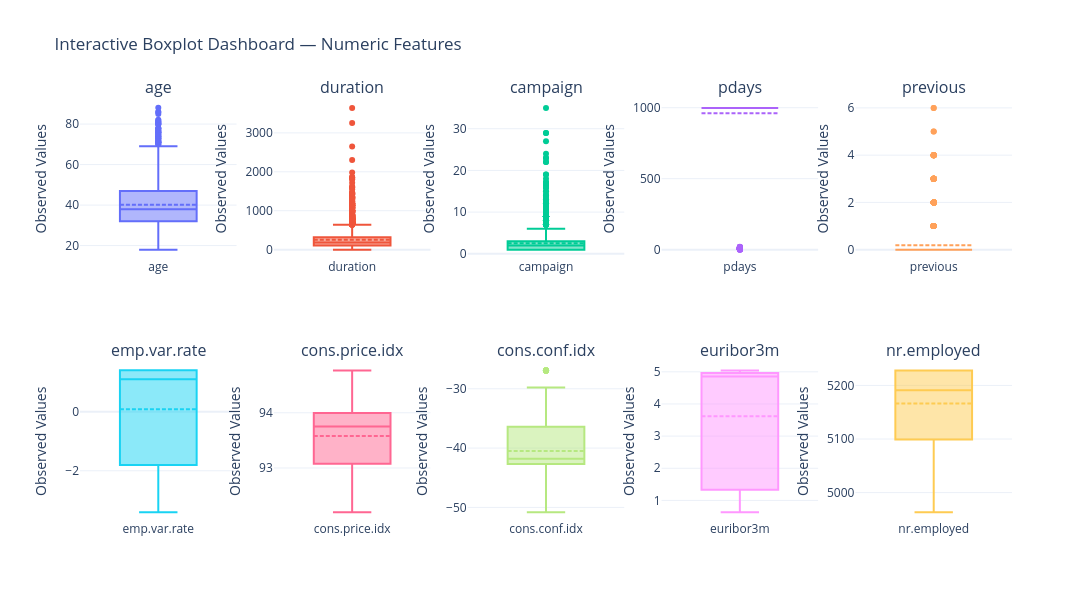

Notebook source saved alongside this figure:
### Markdown cell above
#### Outlier Detection

### Code cell
# Select numeric columns
numeric_columns = df.select_dtypes(
    include=np.number
).columns

if len(numeric_columns) > 0:

    # create boxplots
    # Dashboard layout
    n_cols = 5
    n_rows = math.ceil(len(numeric_columns) / n_cols)

    # Create subplot figure
    fig = make_subplots(
        rows=n_rows,
        cols=n_cols,
        subplot_titles=numeric_columns
    )

    # Add boxplots
    for i, col in enumerate(numeric_columns):
        row = (i // n_cols) + 1
        col_pos = (i % n_cols) + 1

        fig.add_trace(
            go.Box(
                y=df[col],
                name=col,
                boxmean=True
            ),
            row=row,
            col=col_pos
        )

    # Update layout
    fig.update_layout(
        title="Interactive Boxplot Dashboard — Numeric Features",
        height=300 * n_rows,
        width=1400,
        showlegend=False,
        template="plotly_white"
    )

    # Add axis labels
    fig.update_yaxes(title_text="Observed Values")

    # Show dashboard
    fig.show()

else:
    print("No numeric variables available for outlier analysis.")

### Figure 1 — Plotly figure (JSON) as saved in the notebook; plotly's stock layout.template omitted (floating-point values rounded to 4 significant figures; data arrays with more than 128 entries replaced by an {"elided": "..."} marker saying what was removed)
{"data": [{"boxmean": true, "name": "age", "type": "box", "xaxis": "x", "y": {"elided": "4119 int values"}, "yaxis": "y"}, {"boxmean": true, "name": "duration", "type": "box", "xaxis": "x2", "y": {"elided": "4119 int values"}, "yaxis": "y2"}, {"boxmean": true, "name": "campaign", "type": "box", "xaxis": "x3", "y": {"elided": "4119 int values"}, "yaxis": "y3"}, {"boxmean": true, "name": "pdays", "type": "box", "xaxis": "x4", "y": {"elided": "4119 int values"}, "yaxis": "y4"}, {"boxmean": true, "name": "previous", "type": "box", "xaxis": "x5", "y": {"elided": "4119 int values"}, "yaxis": "y5"}, {"boxmean": true, "name": "emp.var.rate", "type": "box", "xaxis": "x6", "y": {"elided": "4119 float values"}, "yaxis": "y6"}, {"boxmean": true, "name": "cons.price.idx", "type": "box", "xaxis": "x7", "y": {"elided": "4119 float values"}, "yaxis": "y7"}, {"boxmean": true, "name": "cons.conf.idx", "type": "box", "xaxis": "x8", "y": {"elided": "4119 float values"}, "yaxis": "y8"}, {"boxmean": true, "name": "euribor3m", "type": "box", "xaxis": "x9", "y": {"elided": "4119 float values"}, "yaxis": "y9"}, {"boxmean": true, "name": "nr.employed", "type": "box", "xaxis": "x10", "y": {"elided": "4119 float values"}, "yaxis": "y10"}], "layout": {"annotations": [{"font": {"size": 16}, "showarrow": false, "text": "age", "x": 0.084, "xanchor": "center", "xref": "paper", "y": 1, "yanchor": "bottom", "yref": "paper"}, {"font": {"size": 16}, "showarrow": false, "text": "duration", "x": 0.292, "xanchor": "center", "xref": "paper", "y": 1, "yanchor": "bottom", "yref": "paper"}, {"font": {"size": 16}, "showarrow": false, "text": "campaign", "x": 0.5, "xanchor": "center", "xref": "paper", "y": 1, "yanchor": "bottom", "yref": "paper"}, {"font": {"size": 16}, "showarrow": false, "text": "pdays", "x": 0.708, "xanchor": "center", "xref": "paper", "y": 1, "yanchor": "bottom", "yref": "paper"}, {"font": {"size": 16}, "showarrow": false, "text": "previous", "x": 0.916, "xanchor": "center", "xref": "paper", "y": 1, "yanchor": "bottom", "yref": "paper"}, {"font": {"size": 16}, "showarrow": false, "text": "emp.var.rate", "x": 0.084, "xanchor": "center", "xref": "paper", "y": 0.375, "yanchor": "bottom", "yref": "paper"}, {"font": {"size": 16}, "showarrow": false, "text": "cons.price.idx", "x": 0.292, "xanchor": "center", "xref": "paper", "y": 0.375, "yanchor": "bottom", "yref": "paper"}, {"font": {"size": 16}, "showarrow": false, "text": "cons.conf.idx", "x": 0.5, "xanchor": "center", "xref": "paper", "y": 0.375, "yanchor": "bottom", "yref": "paper"}, {"font": {"size": 16}, "showarrow": false, "text": "euribor3m", "x": 0.708, "xanchor": "center", "xref": "paper", "y": 0.375, "yanchor": "bottom", "yref": "paper"}, {"font": {"size": 16}, "showarrow": false, "text": "nr.employed", "x": 0.916, "xanchor": "center", "xref": "paper", "y": 0.375, "yanchor": "bottom", "yref": "paper"}], "height": 600, "showlegend": false, "title": {"text": "Interactive Boxplot Dashboard — Numeric Features"}, "width": 1400, "xaxis": {"anchor": "y", "domain": [0, 0.168]}, "xaxis10": {"anchor": "y10", "domain": [0.832, 1]}, "xaxis2": {"anchor": "y2", "domain": [0.208, 0.376]}, "xaxis3": {"anchor": "y3", "domain": [0.416, 0.584]}, "xaxis4": {"anchor": "y4", "domain": [0.624, 0.792]}, "xaxis5": {"anchor": "y5", "domain": [0.832, 1]}, "xaxis6": {"anchor": "y6", "domain": [0, 0.168]}, "xaxis7": {"anchor": "y7", "domain": [0.208, 0.376]}, "xaxis8": {"anchor": "y8", "domain": [0.416, 0.584]}, "xaxis9": {"anchor": "y9", "domain": [0.624, 0.792]}, "yaxis": {"anchor": "x", "domain": [0.625, 1], "title": {"text": "Observed Values"}}, "yaxis10": {"anchor": "x10", "domain": [0, 0.375], "title": {"text": "Observed Values"}}, "yaxis2": {"anchor": "x2", "domain": [0.625, 1], "title": {"text": "Observed Values"}}, "yaxis3": {"anchor": "x3", "domain": [0.625, 1], "title": {"text": "Observed Values"}}, "yaxis4": {"anchor": "x4", "domain": [0.625, 1], "title": {"text": "Observed Values"}}, "yaxis5": {"anchor": "x5", "domain": [0.625, 1], "title": {"text": "Observed Values"}}, "yaxis6": {"anchor": "x6", "domain": [0, 0.375], "title": {"text": "Observed Values"}}, "yaxis7": {"anchor": "x7", "domain": [0, 0.375], "title": {"text": "Observed Values"}}, "yaxis8": {"anchor": "x8", "domain": [0, 0.375], "title": {"text": "Observed Values"}}, "yaxis9": {"anchor": "x9", "domain": [0, 0.375], "title": {"text": "Observed Values"}}}}
